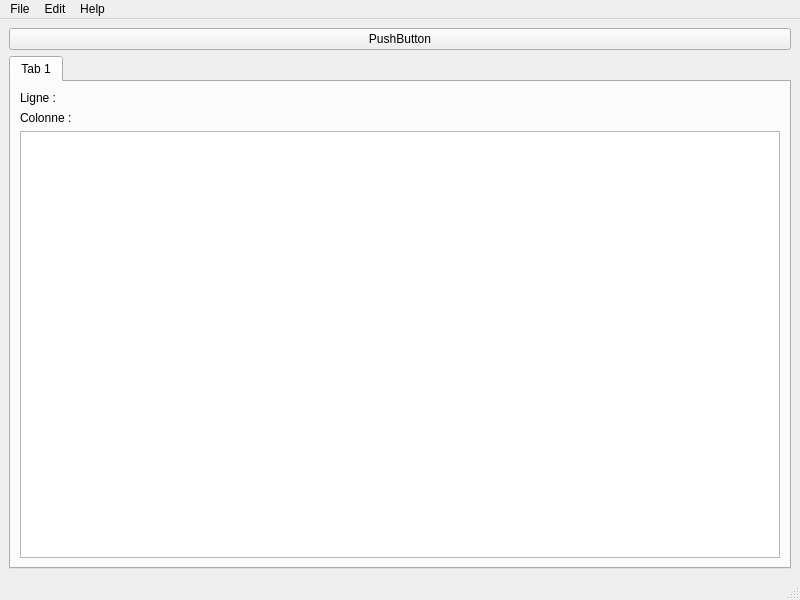
<?xml version="1.0" encoding="UTF-8"?>
<ui version="4.0">
 <class>MainWindow</class>
 <widget class="QMainWindow" name="MainWindow">
  <property name="geometry">
   <rect>
    <x>0</x>
    <y>0</y>
    <width>800</width>
    <height>600</height>
   </rect>
  </property>
  <property name="windowTitle">
   <string>MainWindow</string>
  </property>
  <widget class="QWidget" name="centralwidget">
   <layout class="QVBoxLayout" name="verticalLayout_2">
    <item>
     <widget class="QPushButton" name="pushButton">
      <property name="text">
       <string>PushButton</string>
      </property>
     </widget>
    </item>
    <item>
     <widget class="QTabWidget" name="tabWidget">
      <property name="currentIndex">
       <number>0</number>
      </property>
      <widget class="QWidget" name="tab">
       <attribute name="title">
        <string>Tab 1</string>
       </attribute>
       <layout class="QVBoxLayout" name="verticalLayout">
        <item>
         <layout class="QHBoxLayout" name="horizontalLayout"/>
        </item>
        <item>
         <widget class="QLabel" name="lineLabel">
          <property name="text">
           <string>Ligne :</string>
          </property>
         </widget>
        </item>
        <item>
         <widget class="QLabel" name="columnLabel">
          <property name="text">
           <string>Colonne :</string>
          </property>
         </widget>
        </item>
        <item>
         <widget class="QPlainTextEdit" name="textEdit">
          <property name="enabled">
           <bool>true</bool>
          </property>
         </widget>
        </item>
       </layout>
      </widget>
     </widget>
    </item>
   </layout>
  </widget>
  <widget class="QMenuBar" name="menubar">
   <property name="geometry">
    <rect>
     <x>0</x>
     <y>0</y>
     <width>800</width>
     <height>22</height>
    </rect>
   </property>
   <widget class="QMenu" name="menuFile">
    <property name="title">
     <string>File</string>
    </property>
    <addaction name="actionNew"/>
    <addaction name="separator"/>
    <addaction name="actionOpen"/>
    <addaction name="actionSave"/>
    <addaction name="actionPrint"/>
    <addaction name="actionQuit"/>
   </widget>
   <widget class="QMenu" name="menuEdit">
    <property name="title">
     <string>Edit</string>
    </property>
    <addaction name="actionCut"/>
    <addaction name="actionCopy"/>
    <addaction name="actionPaste"/>
    <addaction name="separator"/>
    <addaction name="actionUndo"/>
    <addaction name="separator"/>
    <addaction name="actionFind"/>
    <addaction name="actionGo_to_line"/>
   </widget>
   <widget class="QMenu" name="menuHelp">
    <property name="title">
     <string>Help</string>
    </property>
    <addaction name="actionProject_info"/>
    <addaction name="actionQuick_Help"/>
   </widget>
   <addaction name="menuFile"/>
   <addaction name="menuEdit"/>
   <addaction name="menuHelp"/>
  </widget>
  <widget class="QStatusBar" name="statusbar"/>
  <action name="actionNew">
   <property name="text">
    <string>New</string>
   </property>
   <property name="shortcut">
    <string>Ctrl+N</string>
   </property>
  </action>
  <action name="actionOpen">
   <property name="text">
    <string>Open</string>
   </property>
   <property name="shortcut">
    <string>Ctrl+O</string>
   </property>
  </action>
  <action name="actionSave">
   <property name="text">
    <string>Save </string>
   </property>
   <property name="shortcut">
    <string>Ctrl+S</string>
   </property>
  </action>
  <action name="actionSave_As">
   <property name="text">
    <string>Save As</string>
   </property>
  </action>
  <action name="actionPrint">
   <property name="text">
    <string>Print</string>
   </property>
   <property name="shortcut">
    <string>Ctrl+P</string>
   </property>
  </action>
  <action name="actionQuit">
   <property name="text">
    <string>Quit</string>
   </property>
   <property name="shortcut">
    <string>Ctrl+Q</string>
   </property>
  </action>
  <action name="actionCut">
   <property name="text">
    <string>Cut</string>
   </property>
  </action>
  <action name="actionCopy">
   <property name="text">
    <string>Copy</string>
   </property>
  </action>
  <action name="actionPaste">
   <property name="text">
    <string>Paste</string>
   </property>
  </action>
  <action name="actionUndo">
   <property name="text">
    <string>Undo</string>
   </property>
  </action>
  <action name="actionFind">
   <property name="text">
    <string>Find</string>
   </property>
   <property name="shortcut">
    <string>Ctrl+F</string>
   </property>
  </action>
  <action name="actionGo_to_line">
   <property name="text">
    <string>Go to line</string>
   </property>
  </action>
  <action name="actionProject_info">
   <property name="text">
    <string>Project info</string>
   </property>
  </action>
  <action name="actionQuick_Help">
   <property name="text">
    <string>Quick Help</string>
   </property>
  </action>
 </widget>
 <resources/>
 <connections/>
</ui>
